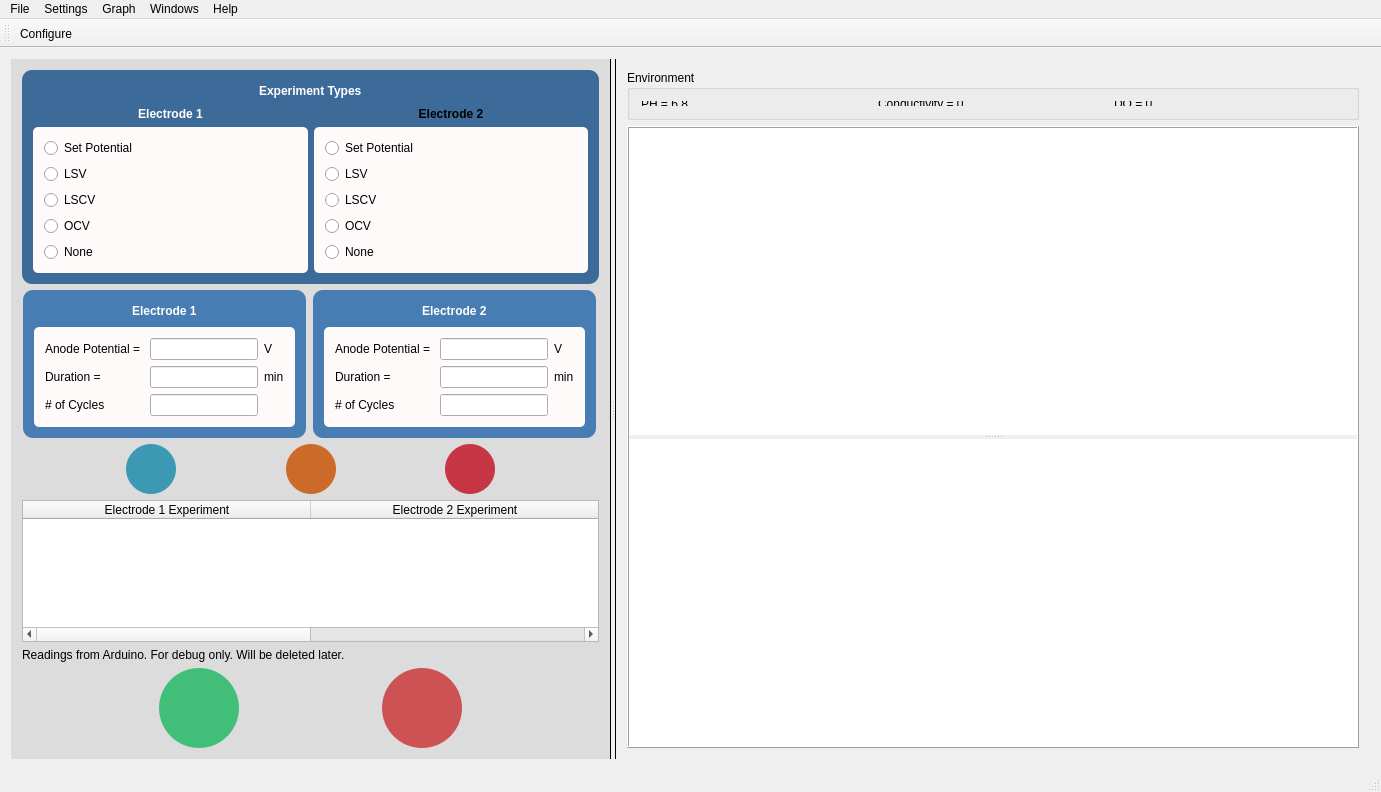
<?xml version="1.0" encoding="UTF-8"?>
<ui version="4.0">
 <class>MainWindow</class>
 <widget class="QMainWindow" name="MainWindow">
  <property name="geometry">
   <rect>
    <x>0</x>
    <y>0</y>
    <width>1381</width>
    <height>792</height>
   </rect>
  </property>
  <property name="windowTitle">
   <string>uiucBioSensor</string>
  </property>
  <widget class="QWidget" name="centralWidget">
   <layout class="QVBoxLayout" name="verticalLayout">
    <item>
     <widget class="QSplitter" name="splitter">
      <property name="orientation">
       <enum>Qt::Horizontal</enum>
      </property>
      <widget class="QFrame" name="sideBarFrame">
       <property name="sizePolicy">
        <sizepolicy hsizetype="Minimum" vsizetype="Preferred">
         <horstretch>0</horstretch>
         <verstretch>0</verstretch>
        </sizepolicy>
       </property>
       <property name="minimumSize">
        <size>
         <width>200</width>
         <height>0</height>
        </size>
       </property>
       <property name="maximumSize">
        <size>
         <width>600</width>
         <height>16777215</height>
        </size>
       </property>
       <property name="styleSheet">
        <string notr="true">#sideBarFrame {
background: rgb(220,220,220);
border: none;
border-right: 1px solid black;
}

</string>
       </property>
       <property name="frameShape">
        <enum>QFrame::StyledPanel</enum>
       </property>
       <property name="frameShadow">
        <enum>QFrame::Raised</enum>
       </property>
       <layout class="QVBoxLayout" name="verticalLayout_11">
        <item>
         <widget class="QFrame" name="frame">
          <property name="styleSheet">
           <string notr="true">#frame {
border-radius: 10px;
background:#3D6B99;
}</string>
          </property>
          <property name="frameShape">
           <enum>QFrame::NoFrame</enum>
          </property>
          <property name="frameShadow">
           <enum>QFrame::Raised</enum>
          </property>
          <property name="class" stdset="0">
           <string>experimentFrame</string>
          </property>
          <layout class="QVBoxLayout" name="verticalLayout_8">
           <item>
            <layout class="QHBoxLayout" name="horizontalLayout">
             <item>
              <spacer name="horizontalSpacer">
               <property name="orientation">
                <enum>Qt::Horizontal</enum>
               </property>
               <property name="sizeHint" stdset="0">
                <size>
                 <width>40</width>
                 <height>20</height>
                </size>
               </property>
              </spacer>
             </item>
             <item>
              <widget class="QLabel" name="label_2">
               <property name="styleSheet">
                <string notr="true">QLabel {
color: white;
font-weight: bold;
}
</string>
               </property>
               <property name="text">
                <string>Experiment Types</string>
               </property>
              </widget>
             </item>
             <item>
              <spacer name="horizontalSpacer_2">
               <property name="orientation">
                <enum>Qt::Horizontal</enum>
               </property>
               <property name="sizeHint" stdset="0">
                <size>
                 <width>40</width>
                 <height>20</height>
                </size>
               </property>
              </spacer>
             </item>
            </layout>
           </item>
           <item>
            <layout class="QHBoxLayout" name="horizontalLayout_4">
             <item>
              <layout class="QVBoxLayout" name="verticalLayout_6">
               <item>
                <widget class="QLabel" name="label_8">
                 <property name="font">
                  <font>
                   <weight>75</weight>
                   <italic>false</italic>
                   <bold>true</bold>
                  </font>
                 </property>
                 <property name="styleSheet">
                  <string notr="true">QLabel {
color: white;
}
</string>
                 </property>
                 <property name="text">
                  <string>Electrode 1</string>
                 </property>
                 <property name="alignment">
                  <set>Qt::AlignCenter</set>
                 </property>
                </widget>
               </item>
               <item>
                <widget class="QFrame" name="electrode1Frame">
                 <property name="styleSheet">
                  <string notr="true">#electrode1Frame{
border-radius: 5;
background: rgb(255,250,250);
border: none;
}</string>
                 </property>
                 <property name="frameShape">
                  <enum>QFrame::StyledPanel</enum>
                 </property>
                 <property name="frameShadow">
                  <enum>QFrame::Raised</enum>
                 </property>
                 <property name="class" stdset="0">
                  <string>SideBarInnerFrame</string>
                 </property>
                 <layout class="QVBoxLayout" name="verticalLayout_2">
                  <item>
                   <widget class="QRadioButton" name="e1SPRadioButton">
                    <property name="text">
                     <string>Set Potential</string>
                    </property>
                   </widget>
                  </item>
                  <item>
                   <widget class="QRadioButton" name="e1LSVRadioButton">
                    <property name="text">
                     <string>LSV</string>
                    </property>
                   </widget>
                  </item>
                  <item>
                   <widget class="QRadioButton" name="e1LSCVRadioButton">
                    <property name="text">
                     <string>LSCV</string>
                    </property>
                   </widget>
                  </item>
                  <item>
                   <widget class="QRadioButton" name="e1OCVRadioButton">
                    <property name="styleSheet">
                     <string notr="true"/>
                    </property>
                    <property name="text">
                     <string>OCV</string>
                    </property>
                   </widget>
                  </item>
                  <item>
                   <widget class="QRadioButton" name="e1NoneRadioButton">
                    <property name="text">
                     <string>None</string>
                    </property>
                   </widget>
                  </item>
                 </layout>
                </widget>
               </item>
              </layout>
             </item>
             <item>
              <layout class="QVBoxLayout" name="verticalLayout_7">
               <item>
                <widget class="QLabel" name="label_9">
                 <property name="font">
                  <font>
                   <weight>75</weight>
                   <italic>false</italic>
                   <bold>true</bold>
                  </font>
                 </property>
                 <property name="styleSheet">
                  <string notr="true">QLabel {color: white;}\n</string>
                 </property>
                 <property name="text">
                  <string>Electrode 2</string>
                 </property>
                 <property name="alignment">
                  <set>Qt::AlignCenter</set>
                 </property>
                </widget>
               </item>
               <item>
                <widget class="QFrame" name="electrode2Frame">
                 <property name="styleSheet">
                  <string notr="true">#electrode2Frame
 {
border-radius: 5;
background: rgb(255,250,250);
border: none;
}</string>
                 </property>
                 <property name="frameShape">
                  <enum>QFrame::StyledPanel</enum>
                 </property>
                 <property name="frameShadow">
                  <enum>QFrame::Raised</enum>
                 </property>
                 <layout class="QVBoxLayout" name="verticalLayout_3">
                  <item>
                   <widget class="QRadioButton" name="e2SPRadioButton">
                    <property name="text">
                     <string>Set Potential</string>
                    </property>
                   </widget>
                  </item>
                  <item>
                   <widget class="QRadioButton" name="e2LSVRadioButton">
                    <property name="text">
                     <string>LSV</string>
                    </property>
                   </widget>
                  </item>
                  <item>
                   <widget class="QRadioButton" name="e2LSCVRadioButton">
                    <property name="text">
                     <string>LSCV</string>
                    </property>
                   </widget>
                  </item>
                  <item>
                   <widget class="QRadioButton" name="e2OCVRadioButton">
                    <property name="text">
                     <string>OCV</string>
                    </property>
                   </widget>
                  </item>
                  <item>
                   <widget class="QRadioButton" name="e2NoneRadioButton">
                    <property name="text">
                     <string>None</string>
                    </property>
                   </widget>
                  </item>
                 </layout>
                </widget>
               </item>
              </layout>
             </item>
            </layout>
           </item>
          </layout>
         </widget>
        </item>
        <item>
         <layout class="QHBoxLayout" name="horizontalLayout_6">
          <item>
           <widget class="QFrame" name="frame_4">
            <property name="sizePolicy">
             <sizepolicy hsizetype="Fixed" vsizetype="Preferred">
              <horstretch>0</horstretch>
              <verstretch>0</verstretch>
             </sizepolicy>
            </property>
            <property name="styleSheet">
             <string notr="true">#frame_4 {
border-radius: 10px;
background:#477DB3;
}</string>
            </property>
            <property name="frameShape">
             <enum>QFrame::StyledPanel</enum>
            </property>
            <property name="frameShadow">
             <enum>QFrame::Raised</enum>
            </property>
            <layout class="QVBoxLayout" name="verticalLayout_5">
             <item>
              <layout class="QHBoxLayout" name="horizontalLayout_3">
               <item>
                <spacer name="horizontalSpacer_6">
                 <property name="orientation">
                  <enum>Qt::Horizontal</enum>
                 </property>
                 <property name="sizeHint" stdset="0">
                  <size>
                   <width>40</width>
                   <height>20</height>
                  </size>
                 </property>
                </spacer>
               </item>
               <item>
                <widget class="QLabel" name="label_3">
                 <property name="styleSheet">
                  <string notr="true">QLabel {
color: white;
font-weight: bold;
}
</string>
                 </property>
                 <property name="text">
                  <string>Electrode 1</string>
                 </property>
                </widget>
               </item>
               <item>
                <spacer name="horizontalSpacer_7">
                 <property name="orientation">
                  <enum>Qt::Horizontal</enum>
                 </property>
                 <property name="sizeHint" stdset="0">
                  <size>
                   <width>40</width>
                   <height>20</height>
                  </size>
                 </property>
                </spacer>
               </item>
              </layout>
             </item>
             <item>
              <widget class="QFrame" name="settingsFrame">
               <property name="styleSheet">
                <string notr="true">
#settingsFrame {
border-radius: 5;
background: rgb(255,250,250);
border: none;
}</string>
               </property>
               <property name="frameShape">
                <enum>QFrame::StyledPanel</enum>
               </property>
               <property name="frameShadow">
                <enum>QFrame::Raised</enum>
               </property>
               <layout class="QVBoxLayout" name="verticalLayout_4">
                <item>
                 <layout class="QGridLayout" name="gridLayout">
                  <item row="0" column="0">
                   <widget class="QLabel" name="e1Label1">
                    <property name="text">
                     <string>Anode Potential = </string>
                    </property>
                   </widget>
                  </item>
                  <item row="0" column="1">
                   <widget class="QLineEdit" name="e1LineEdit1">
                    <property name="styleSheet">
                     <string notr="true"/>
                    </property>
                    <property name="alignment">
                     <set>Qt::AlignRight|Qt::AlignTrailing|Qt::AlignVCenter</set>
                    </property>
                   </widget>
                  </item>
                  <item row="1" column="1">
                   <widget class="QLineEdit" name="e1LineEdit2">
                    <property name="alignment">
                     <set>Qt::AlignRight|Qt::AlignTrailing|Qt::AlignVCenter</set>
                    </property>
                   </widget>
                  </item>
                  <item row="1" column="0">
                   <widget class="QLabel" name="e1Label3">
                    <property name="text">
                     <string>Duration = </string>
                    </property>
                   </widget>
                  </item>
                  <item row="0" column="2">
                   <widget class="QLabel" name="e1Label2">
                    <property name="text">
                     <string>V</string>
                    </property>
                   </widget>
                  </item>
                  <item row="1" column="2">
                   <widget class="QLabel" name="e1Label4">
                    <property name="text">
                     <string>min</string>
                    </property>
                   </widget>
                  </item>
                  <item row="2" column="0">
                   <widget class="QLabel" name="e1Label5">
                    <property name="text">
                     <string># of Cycles</string>
                    </property>
                   </widget>
                  </item>
                  <item row="2" column="1">
                   <widget class="QLineEdit" name="e1LineEdit3">
                    <property name="alignment">
                     <set>Qt::AlignRight|Qt::AlignTrailing|Qt::AlignVCenter</set>
                    </property>
                   </widget>
                  </item>
                 </layout>
                </item>
               </layout>
              </widget>
             </item>
            </layout>
           </widget>
          </item>
          <item>
           <widget class="QFrame" name="electrode2ParameterFrame">
            <property name="sizePolicy">
             <sizepolicy hsizetype="Fixed" vsizetype="Preferred">
              <horstretch>0</horstretch>
              <verstretch>0</verstretch>
             </sizepolicy>
            </property>
            <property name="styleSheet">
             <string notr="true">#electrode2ParameterFrame {
border-radius: 10px;
background:#477DB3;
}</string>
            </property>
            <property name="frameShape">
             <enum>QFrame::StyledPanel</enum>
            </property>
            <property name="frameShadow">
             <enum>QFrame::Raised</enum>
            </property>
            <layout class="QVBoxLayout" name="verticalLayout_10">
             <item>
              <layout class="QHBoxLayout" name="horizontalLayout_5">
               <item>
                <spacer name="horizontalSpacer_8">
                 <property name="orientation">
                  <enum>Qt::Horizontal</enum>
                 </property>
                 <property name="sizeHint" stdset="0">
                  <size>
                   <width>40</width>
                   <height>20</height>
                  </size>
                 </property>
                </spacer>
               </item>
               <item>
                <widget class="QLabel" name="label_14">
                 <property name="styleSheet">
                  <string notr="true">QLabel {
color: white;
font-weight: bold;
}
</string>
                 </property>
                 <property name="text">
                  <string>Electrode 2</string>
                 </property>
                </widget>
               </item>
               <item>
                <spacer name="horizontalSpacer_9">
                 <property name="orientation">
                  <enum>Qt::Horizontal</enum>
                 </property>
                 <property name="sizeHint" stdset="0">
                  <size>
                   <width>40</width>
                   <height>20</height>
                  </size>
                 </property>
                </spacer>
               </item>
              </layout>
             </item>
             <item>
              <widget class="QFrame" name="settings2Frame">
               <property name="styleSheet">
                <string notr="true">
#settings2Frame {
border-radius: 5;
background: rgb(255,250,250);
border: none;
}</string>
               </property>
               <property name="frameShape">
                <enum>QFrame::StyledPanel</enum>
               </property>
               <property name="frameShadow">
                <enum>QFrame::Raised</enum>
               </property>
               <layout class="QVBoxLayout" name="verticalLayout_9">
                <item>
                 <layout class="QGridLayout" name="gridLayout_2">
                  <item row="0" column="0">
                   <widget class="QLabel" name="e2Label1">
                    <property name="text">
                     <string>Anode Potential = </string>
                    </property>
                   </widget>
                  </item>
                  <item row="1" column="0">
                   <widget class="QLabel" name="e2Label3">
                    <property name="text">
                     <string>Duration = </string>
                    </property>
                   </widget>
                  </item>
                  <item row="0" column="1">
                   <widget class="QLineEdit" name="e2LineEdit1">
                    <property name="alignment">
                     <set>Qt::AlignRight|Qt::AlignTrailing|Qt::AlignVCenter</set>
                    </property>
                   </widget>
                  </item>
                  <item row="0" column="2">
                   <widget class="QLabel" name="e2Label2">
                    <property name="text">
                     <string>V</string>
                    </property>
                   </widget>
                  </item>
                  <item row="1" column="1">
                   <widget class="QLineEdit" name="e2LineEdit2">
                    <property name="alignment">
                     <set>Qt::AlignRight|Qt::AlignTrailing|Qt::AlignVCenter</set>
                    </property>
                   </widget>
                  </item>
                  <item row="1" column="2">
                   <widget class="QLabel" name="e2Label4">
                    <property name="text">
                     <string>min</string>
                    </property>
                   </widget>
                  </item>
                  <item row="2" column="0">
                   <widget class="QLabel" name="e2Label5">
                    <property name="text">
                     <string># of Cycles</string>
                    </property>
                   </widget>
                  </item>
                  <item row="2" column="1">
                   <widget class="QLineEdit" name="e2LineEdit3">
                    <property name="alignment">
                     <set>Qt::AlignRight|Qt::AlignTrailing|Qt::AlignVCenter</set>
                    </property>
                   </widget>
                  </item>
                 </layout>
                </item>
               </layout>
              </widget>
             </item>
            </layout>
           </widget>
          </item>
         </layout>
        </item>
        <item>
         <layout class="QHBoxLayout" name="horizontalLayout_8">
          <item>
           <spacer name="horizontalSpacer_10">
            <property name="orientation">
             <enum>Qt::Horizontal</enum>
            </property>
            <property name="sizeHint" stdset="0">
             <size>
              <width>40</width>
              <height>20</height>
             </size>
            </property>
           </spacer>
          </item>
          <item>
           <widget class="QPushButton" name="addToButton">
            <property name="styleSheet">
             <string notr="true">

QPushButton {
 background-color: #3D99B3;

 border-radius:25px;

 max-width:50px;
 max-height:50px;
 min-width:50px;
 min-height:50px;
 }

 QPushButton:pressed {
     background-color: #5277DE;
 }

QPushButton:hover{
	border: 1px solid white;
}

</string>
            </property>
            <property name="text">
             <string/>
            </property>
            <property name="icon">
             <iconset resource="Icons.qrc">
              <normaloff>:/icons/icons/export-64.png</normaloff>:/icons/icons/export-64.png</iconset>
            </property>
           </widget>
          </item>
          <item>
           <spacer name="horizontalSpacer_11">
            <property name="orientation">
             <enum>Qt::Horizontal</enum>
            </property>
            <property name="sizeHint" stdset="0">
             <size>
              <width>40</width>
              <height>20</height>
             </size>
            </property>
           </spacer>
          </item>
          <item>
           <widget class="QPushButton" name="deletePushButton">
            <property name="styleSheet">
             <string notr="true">

QPushButton {
 background-color: #CC6A29;

 border-radius:25px;

 max-width:50px;
 max-height:50px;
 min-width:50px;
 min-height:50px;
 }

 QPushButton:pressed {
     background-color: #DB722C;
 }

QPushButton:hover{
	border: 1px solid white;
}

</string>
            </property>
            <property name="text">
             <string/>
            </property>
            <property name="icon">
             <iconset resource="Icons.qrc">
              <normaloff>:/icons/icons/minus-512.png</normaloff>:/icons/icons/minus-512.png</iconset>
            </property>
           </widget>
          </item>
          <item>
           <spacer name="horizontalSpacer_12">
            <property name="orientation">
             <enum>Qt::Horizontal</enum>
            </property>
            <property name="sizeHint" stdset="0">
             <size>
              <width>40</width>
              <height>20</height>
             </size>
            </property>
           </spacer>
          </item>
          <item>
           <widget class="QPushButton" name="deleteAllPushButton">
            <property name="styleSheet">
             <string notr="true">

QPushButton {
 background-color: #C73644;

 border-radius:25px;

 max-width:50px;
 max-height:50px;
 min-width:50px;
 min-height:50px;
 }

 QPushButton:pressed {
     background-color: #DB3B4B;
 }

QPushButton:hover{
	border: 1px solid white;
}

</string>
            </property>
            <property name="text">
             <string/>
            </property>
            <property name="icon">
             <iconset resource="Icons.qrc">
              <normaloff>:/icons/icons/eraser-512.png</normaloff>:/icons/icons/eraser-512.png</iconset>
            </property>
           </widget>
          </item>
          <item>
           <spacer name="horizontalSpacer_13">
            <property name="orientation">
             <enum>Qt::Horizontal</enum>
            </property>
            <property name="sizeHint" stdset="0">
             <size>
              <width>40</width>
              <height>20</height>
             </size>
            </property>
           </spacer>
          </item>
         </layout>
        </item>
        <item>
         <widget class="QTableWidget" name="tableWidget">
          <property name="enabled">
           <bool>true</bool>
          </property>
          <property name="minimumSize">
           <size>
            <width>0</width>
            <height>0</height>
           </size>
          </property>
          <property name="editTriggers">
           <set>QAbstractItemView::NoEditTriggers</set>
          </property>
          <property name="selectionBehavior">
           <enum>QAbstractItemView::SelectRows</enum>
          </property>
          <attribute name="horizontalHeaderDefaultSectionSize">
           <number>288</number>
          </attribute>
          <attribute name="horizontalHeaderMinimumSectionSize">
           <number>200</number>
          </attribute>
          <attribute name="horizontalHeaderStretchLastSection">
           <bool>true</bool>
          </attribute>
          <column>
           <property name="text">
            <string>Electrode 1 Experiment</string>
           </property>
           <property name="font">
            <font>
             <pointsize>9</pointsize>
             <weight>50</weight>
             <bold>false</bold>
            </font>
           </property>
           <property name="textAlignment">
            <set>AlignHCenter|AlignVCenter|AlignCenter</set>
           </property>
          </column>
          <column>
           <property name="text">
            <string>Electrode 2 Experiment</string>
           </property>
           <property name="font">
            <font>
             <pointsize>9</pointsize>
             <weight>50</weight>
             <bold>false</bold>
            </font>
           </property>
           <property name="textAlignment">
            <set>AlignHCenter|AlignVCenter|AlignCenter</set>
           </property>
          </column>
         </widget>
        </item>
        <item>
         <widget class="QLabel" name="label">
          <property name="text">
           <string>Readings from Arduino. For debug only. Will be deleted later.</string>
          </property>
         </widget>
        </item>
        <item>
         <layout class="QHBoxLayout" name="horizontalLayout_2">
          <item>
           <spacer name="horizontalSpacer_4">
            <property name="orientation">
             <enum>Qt::Horizontal</enum>
            </property>
            <property name="sizeHint" stdset="0">
             <size>
              <width>40</width>
              <height>20</height>
             </size>
            </property>
           </spacer>
          </item>
          <item>
           <widget class="QPushButton" name="startPushButton">
            <property name="styleSheet">
             <string notr="true">QPushButton {
      background-color: #41BF78;

 border-radius:40px;

 max-width:80px;
 max-height:80px;
 min-width:80px;
 min-height:80px;
 }

 QPushButton:pressed {
     background-color: rgb(51, 255, 153);
 }

QPushButton:hover{
	border: 1px solid white;
}

</string>
            </property>
            <property name="text">
             <string/>
            </property>
            <property name="icon">
             <iconset resource="Icons.qrc">
              <normaloff>:/icons/icons/start.png</normaloff>:/icons/icons/start.png</iconset>
            </property>
           </widget>
          </item>
          <item>
           <spacer name="horizontalSpacer_3">
            <property name="orientation">
             <enum>Qt::Horizontal</enum>
            </property>
            <property name="sizeHint" stdset="0">
             <size>
              <width>40</width>
              <height>20</height>
             </size>
            </property>
           </spacer>
          </item>
          <item>
           <widget class="QPushButton" name="stopPushButton">
            <property name="styleSheet">
             <string notr="true">

QPushButton {
 background-color: #CC5254;

 border-radius:40px;

 max-width:80px;
 max-height:80px;
 min-width:80px;
 min-height:80px;
 }

 QPushButton:pressed {
     background-color: rgb(255, 153, 153);
 }

QPushButton:hover{
	border: 1px solid white;
}
</string>
            </property>
            <property name="text">
             <string/>
            </property>
            <property name="icon">
             <iconset resource="Icons.qrc">
              <normaloff>:/icons/icons/stop.png</normaloff>:/icons/icons/stop.png</iconset>
            </property>
           </widget>
          </item>
          <item>
           <spacer name="horizontalSpacer_5">
            <property name="orientation">
             <enum>Qt::Horizontal</enum>
            </property>
            <property name="sizeHint" stdset="0">
             <size>
              <width>40</width>
              <height>20</height>
             </size>
            </property>
           </spacer>
          </item>
         </layout>
        </item>
       </layout>
      </widget>
      <widget class="QFrame" name="plotFrame">
       <property name="styleSheet">
        <string notr="true">#plotFrame {
border: none;
border-left: 1px solid black;
}</string>
       </property>
       <property name="frameShape">
        <enum>QFrame::StyledPanel</enum>
       </property>
       <property name="frameShadow">
        <enum>QFrame::Raised</enum>
       </property>
       <layout class="QVBoxLayout" name="verticalLayout_12">
        <item>
         <widget class="QGroupBox" name="groupBox">
          <property name="maximumSize">
           <size>
            <width>16777215</width>
            <height>50</height>
           </size>
          </property>
          <property name="title">
           <string>Environment</string>
          </property>
          <layout class="QHBoxLayout" name="horizontalLayout_7">
           <item>
            <widget class="QLabel" name="label_15">
             <property name="text">
              <string>PH = 6.8</string>
             </property>
            </widget>
           </item>
           <item>
            <widget class="QLabel" name="label_16">
             <property name="text">
              <string>Conductivity = 0</string>
             </property>
            </widget>
           </item>
           <item>
            <widget class="QLabel" name="label_17">
             <property name="text">
              <string>DO = 0</string>
             </property>
            </widget>
           </item>
          </layout>
         </widget>
        </item>
        <item>
         <widget class="QSplitter" name="plotSplitter">
          <property name="styleSheet">
           <string notr="true"/>
          </property>
          <property name="frameShape">
           <enum>QFrame::Box</enum>
          </property>
          <property name="frameShadow">
           <enum>QFrame::Raised</enum>
          </property>
          <property name="orientation">
           <enum>Qt::Vertical</enum>
          </property>
          <widget class="QWidget" name="widget_2" native="true">
           <property name="styleSheet">
            <string notr="true">background-color: white;
</string>
           </property>
          </widget>
          <widget class="QWidget" name="widget" native="true">
           <property name="styleSheet">
            <string notr="true">background-color:white;</string>
           </property>
          </widget>
         </widget>
        </item>
       </layout>
      </widget>
     </widget>
    </item>
   </layout>
  </widget>
  <widget class="QMenuBar" name="menuBar">
   <property name="geometry">
    <rect>
     <x>0</x>
     <y>0</y>
     <width>1381</width>
     <height>26</height>
    </rect>
   </property>
   <widget class="QMenu" name="menuFile">
    <property name="title">
     <string>File</string>
    </property>
   </widget>
   <widget class="QMenu" name="menuSettings">
    <property name="title">
     <string>Settings</string>
    </property>
    <addaction name="actionConfigure"/>
   </widget>
   <widget class="QMenu" name="menuHelp">
    <property name="title">
     <string>Help</string>
    </property>
    <addaction name="actionAbout"/>
   </widget>
   <widget class="QMenu" name="menuWindows">
    <property name="title">
     <string>Windows</string>
    </property>
   </widget>
   <widget class="QMenu" name="menuGraph">
    <property name="title">
     <string>Graph</string>
    </property>
   </widget>
   <addaction name="menuFile"/>
   <addaction name="menuSettings"/>
   <addaction name="menuGraph"/>
   <addaction name="menuWindows"/>
   <addaction name="menuHelp"/>
  </widget>
  <widget class="QToolBar" name="mainToolBar">
   <attribute name="toolBarArea">
    <enum>TopToolBarArea</enum>
   </attribute>
   <attribute name="toolBarBreak">
    <bool>false</bool>
   </attribute>
   <addaction name="actionConfigure"/>
  </widget>
  <widget class="QStatusBar" name="statusBar"/>
  <action name="actionConfigure">
   <property name="icon">
    <iconset resource="Icons.qrc">
     <normaloff>:/icons/icons/installing_updates-512.png</normaloff>:/icons/icons/installing_updates-512.png</iconset>
   </property>
   <property name="text">
    <string>Configure</string>
   </property>
  </action>
  <action name="actionAbout">
   <property name="text">
    <string>About</string>
   </property>
  </action>
 </widget>
 <layoutdefault spacing="6" margin="11"/>
 <resources>
  <include location="Icons.qrc"/>
 </resources>
 <connections/>
</ui>
